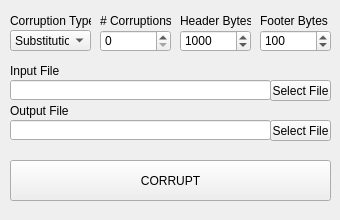
<?xml version="1.0" encoding="UTF-8"?>
<ui version="4.0">
 <class>CorruptorClass</class>
 <widget class="QMainWindow" name="CorruptorClass">
  <property name="geometry">
   <rect>
    <x>0</x>
    <y>0</y>
    <width>340</width>
    <height>220</height>
   </rect>
  </property>
  <property name="sizePolicy">
   <sizepolicy hsizetype="Fixed" vsizetype="Fixed">
    <horstretch>0</horstretch>
    <verstretch>0</verstretch>
   </sizepolicy>
  </property>
  <property name="minimumSize">
   <size>
    <width>340</width>
    <height>220</height>
   </size>
  </property>
  <property name="maximumSize">
   <size>
    <width>340</width>
    <height>220</height>
   </size>
  </property>
  <property name="windowTitle">
   <string>Corruptor</string>
  </property>
  <widget class="QWidget" name="centralWidget">
   <widget class="QComboBox" name="corruptionTypeCombox">
    <property name="geometry">
     <rect>
      <x>10</x>
      <y>30</y>
      <width>81</width>
      <height>21</height>
     </rect>
    </property>
    <item>
     <property name="text">
      <string>Substitution</string>
     </property>
    </item>
    <item>
     <property name="text">
      <string>Insertion</string>
     </property>
    </item>
    <item>
     <property name="text">
      <string>Deletion</string>
     </property>
    </item>
   </widget>
   <widget class="QPushButton" name="inFileSelectButton">
    <property name="geometry">
     <rect>
      <x>270</x>
      <y>80</y>
      <width>61</width>
      <height>21</height>
     </rect>
    </property>
    <property name="text">
     <string>Select File</string>
    </property>
   </widget>
   <widget class="QLabel" name="corruptionTypeLabel">
    <property name="geometry">
     <rect>
      <x>10</x>
      <y>10</y>
      <width>81</width>
      <height>21</height>
     </rect>
    </property>
    <property name="text">
     <string>Corruption Type</string>
    </property>
   </widget>
   <widget class="QLabel" name="numCorruptionsLabel">
    <property name="geometry">
     <rect>
      <x>100</x>
      <y>10</y>
      <width>71</width>
      <height>21</height>
     </rect>
    </property>
    <property name="text">
     <string># Corruptions</string>
    </property>
   </widget>
   <widget class="QSpinBox" name="numCorruptionsSpinner">
    <property name="geometry">
     <rect>
      <x>100</x>
      <y>30</y>
      <width>71</width>
      <height>22</height>
     </rect>
    </property>
    <property name="minimum">
     <number>0</number>
    </property>
    <property name="maximum">
     <number>2147483647</number>
    </property>
    <property name="value">
     <number>0</number>
    </property>
   </widget>
   <widget class="QLabel" name="inputFileLabel">
    <property name="geometry">
     <rect>
      <x>10</x>
      <y>60</y>
      <width>51</width>
      <height>21</height>
     </rect>
    </property>
    <property name="text">
     <string>Input File</string>
    </property>
   </widget>
   <widget class="QLabel" name="outFileLabel">
    <property name="geometry">
     <rect>
      <x>10</x>
      <y>100</y>
      <width>61</width>
      <height>21</height>
     </rect>
    </property>
    <property name="text">
     <string>Output File</string>
    </property>
   </widget>
   <widget class="QPushButton" name="corruptButton">
    <property name="geometry">
     <rect>
      <x>10</x>
      <y>160</y>
      <width>321</width>
      <height>41</height>
     </rect>
    </property>
    <property name="text">
     <string>CORRUPT</string>
    </property>
    <property name="flat">
     <bool>false</bool>
    </property>
   </widget>
   <widget class="QSpinBox" name="headerBytesSpinner">
    <property name="geometry">
     <rect>
      <x>180</x>
      <y>30</y>
      <width>71</width>
      <height>22</height>
     </rect>
    </property>
    <property name="maximum">
     <number>2147483647</number>
    </property>
    <property name="value">
     <number>1000</number>
    </property>
   </widget>
   <widget class="QLabel" name="headerBytesLabel">
    <property name="geometry">
     <rect>
      <x>180</x>
      <y>10</y>
      <width>71</width>
      <height>21</height>
     </rect>
    </property>
    <property name="text">
     <string>Header Bytes</string>
    </property>
   </widget>
   <widget class="QLineEdit" name="inFileLineEdit">
    <property name="geometry">
     <rect>
      <x>10</x>
      <y>80</y>
      <width>261</width>
      <height>20</height>
     </rect>
    </property>
   </widget>
   <widget class="QPushButton" name="outFileSelectButton">
    <property name="geometry">
     <rect>
      <x>270</x>
      <y>120</y>
      <width>61</width>
      <height>21</height>
     </rect>
    </property>
    <property name="text">
     <string>Select File</string>
    </property>
   </widget>
   <widget class="QLineEdit" name="outFileLineEdit">
    <property name="geometry">
     <rect>
      <x>10</x>
      <y>120</y>
      <width>261</width>
      <height>20</height>
     </rect>
    </property>
   </widget>
   <widget class="QSpinBox" name="footerBytesSpinner">
    <property name="geometry">
     <rect>
      <x>260</x>
      <y>30</y>
      <width>71</width>
      <height>22</height>
     </rect>
    </property>
    <property name="maximum">
     <number>2147483647</number>
    </property>
    <property name="value">
     <number>100</number>
    </property>
   </widget>
   <widget class="QLabel" name="footerBytesLabel">
    <property name="geometry">
     <rect>
      <x>260</x>
      <y>10</y>
      <width>71</width>
      <height>21</height>
     </rect>
    </property>
    <property name="text">
     <string>Footer Bytes</string>
    </property>
   </widget>
  </widget>
  <widget class="QStatusBar" name="statusBar">
   <property name="sizeGripEnabled">
    <bool>false</bool>
   </property>
  </widget>
 </widget>
 <layoutdefault spacing="6" margin="11"/>
 <tabstops>
  <tabstop>inFileLineEdit</tabstop>
  <tabstop>inFileSelectButton</tabstop>
  <tabstop>corruptionTypeCombox</tabstop>
  <tabstop>numCorruptionsSpinner</tabstop>
  <tabstop>headerBytesSpinner</tabstop>
  <tabstop>outFileLineEdit</tabstop>
  <tabstop>outFileSelectButton</tabstop>
  <tabstop>corruptButton</tabstop>
 </tabstops>
 <resources>
  <include location="Corruptor.qrc"/>
 </resources>
 <connections/>
</ui>
